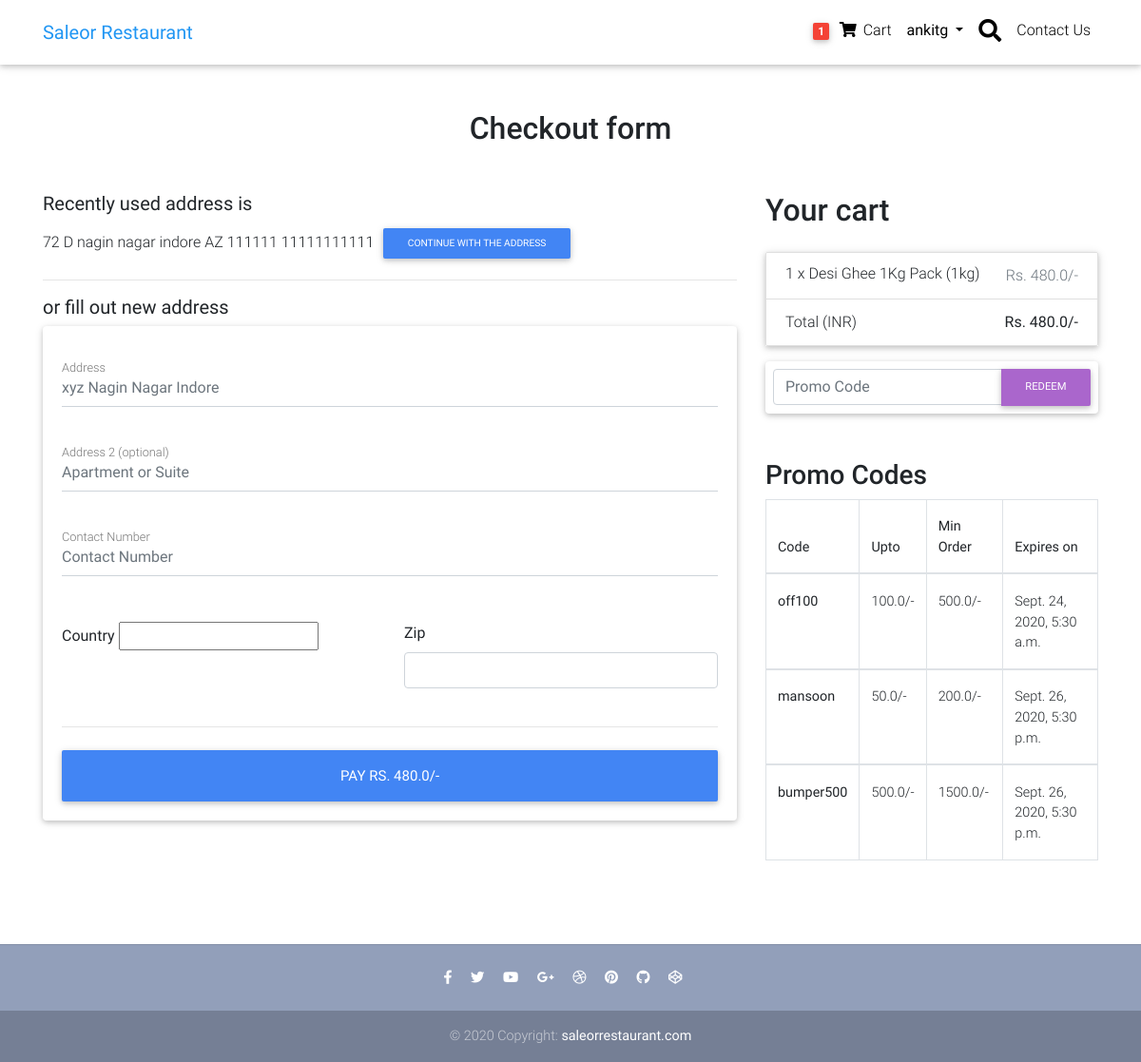
The app's page /checkout/ (signed in) with its own data.
### restaurant/models.py (models this page shows, shortened)
class Order(models.Model):
    user = models.ForeignKey(settings.AUTH_USER_MODEL, on_delete=models.CASCADE)
    ref_code = models.CharField(max_length=20, blank=True, null=True)
    items = models.ManyToManyField(OrderItem)
    order_date = models.DateTimeField()
    ordered = models.BooleanField(default=False)
    billing_address = models.ForeignKey('BillingAddress', on_delete=models.SET_NULL, blank=True, null=True)
    payment = models.ForeignKey('Payment', on_delete=models.SET_NULL, blank=True, null=True)
    paytm_payment_id = models.CharField(max_length=100, null=True, blank=True)
    coupon = models.ForeignKey('Coupon', on_delete=models.SET_NULL, blank=True, null=True)
    status = models.CharField(max_length=50, choices=order_status, default='not_accepted')
    refund_requested = models.BooleanField(default=False)
    refund_granted = models.BooleanField(default=False)
    refund_completed = models.BooleanField(default=False)
    def get_total(self):
        total = 0
        for order_item in self.items.all():
            total += order_item.get_final_price()
        if self.coupon:
            total -= self.coupon.amount
        return total

class BillingAddress(models.Model):
    user = models.ForeignKey(settings.AUTH_USER_MODEL, on_delete=models.CASCADE)
    street_address = models.CharField(max_length=100)
    apartment_address = models.CharField(max_length=100)
    contact_no = models.BigIntegerField(blank=True, null=True)
    country = CountryField(multiple=False)
    zipcode = models.CharField(max_length=10)
    class Meta:
        verbose_name_plural = 'Addresses'

class OrderItem(models.Model):
    user = models.ForeignKey(settings.AUTH_USER_MODEL, on_delete=models.CASCADE)
    item = models.ForeignKey(Item, on_delete=models.CASCADE)
    cartitem = models.IntegerField(default=1)
    ordered = models.BooleanField(default=False)
    def get_total_item_discount_price(self):
        return self.cartitem * self.item.discount_price
    def get_final_price(self):
        if self.item.discount_price:
            return self.get_total_item_discount_price()
        return self.get_total_item_price()

class Item(models.Model):
    title = models.CharField(max_length=100)
    price = models.FloatField()
    discount_price = models.FloatField(blank=True, null=True)
    veg_or_nonveg = models.CharField(choices=dish_type, max_length=20)
    quantity = models.CharField(choices=quantity, max_length=20)
    image_url = models.URLField()
    slug = models.SlugField()

class Coupon(models.Model):
    code = models.CharField(max_length=15)
    amount = models.FloatField()
    min_order_value = models.FloatField(default=10, null=True, blank=True)
    expire_in = models.DateTimeField()

### restaurant/views.py (the view, shortened to what this page needs)
# urls.py: path('checkout/', views.CheckoutView.as_view(), name="checkOut"),
class CheckoutView(LoginRequiredMixin, View):
    def get(self, *args, **kwargs):
        try:
            form = CheckoutForm()
            coupons = Coupon.objects.all()
            order = Order.objects.get(user=self.request.user, ordered=False)
            context = {
                'form': form,
                'order': order,
                'couponform': CouponForm(),
                'coupons': coupons
            }
            oldaddress = BillingAddress.objects.filter(user=self.request.user)
            if oldaddress.exists():
                context.update({'oldaddress': oldaddress[0]})
            if order.get_total() > 0:
                return render(self.request, 'restaurant/checkout-page.html', context)
            else:
                messages.warning(self.request, 'please add some items to your cart before checkout')
                return redirect('/')
        except ObjectDoesNotExist:
            messages.warning(self.request, 'please add some items to your cart before checkout')
            return redirect('restaurant:homePage')

### restaurant/forms.py
class CheckoutForm(forms.Form):
    street_address = forms.CharField(widget=forms.TextInput(attrs={
        'placeholder': 'xyz Nagin Nagar Indore',
        'class':'form-control'
    }))
    apartment_address = forms.CharField(required=False, widget=forms.TextInput(attrs={
        'placeholder': 'Apartment or Suite',
        'class':'form-control'
    }))
    contact_no = forms.IntegerField(widget=forms.TextInput(attrs={
        'placeholder': 'Contact Number',
        'class':'form-control'
    }))
    country = CountryField(blank_label='(Select Country)').formfield(
        widget=CountrySelectWidget(attrs={
            'class': 'custom-select d-block w-100'
    }))
    zipcode = forms.CharField(widget=forms.TextInput(attrs={
        'class': 'form-control',
    }))

class CouponForm(forms.Form):
    code = forms.CharField(widget=forms.TextInput(attrs={
        'placeholder': 'Promo Code',
        'class':'form-control',
        'aria-label':"Recipient's username",
        'aria-describedby':"basic-addon2"
    }))

### restaurant/templatetags/cart_template_tags.py (called while the page is built)
@register.filter
def cart_item_count(user):
    if user.is_authenticated:
        queryset = Order.objects.filter(user=user, ordered=False)
        if queryset.exists():
            return queryset[0].items.count()
    return 0

### templates/restaurant/checkout-page.html (shortened to what this page needs)
{% extends 'base.html' %}
{% block body %}
{% load crispy_forms_tags %}
<main>
  <div class="container wow fadeIn">
    <h2 class="my-5 h2 text-center">Checkout form</h2>
    <div class="row">
      <div class="col-md-8 mb-4">
        {% if oldaddress %}
        <h5><b> Recently used address is</b></h5>
        <form action="{% url 'restaurant:save_addr' %}" method="POST">{% csrf_token %}
        {{ oldaddress.street_address }} {{oldaddress.apartment_address}} {{oldaddress.country}}
          {{oldaddress.zipcode}} {{oldaddress.contact_no}}
          <button type="submit" class="btn btn-primary btn-sm">Continue with the address</button></p>
          <hr>
        <h5><b> or fill out new address</b></h5>
        </form>
        {% endif %}
        <div class="card">
          <form class="card-body" method="POST">
            <div class="md-form mb-5">
              {{form.street_address}}
              <label for="address" class="">Address</label>
            </div>
            <div class="md-form mb-5">
              {{form.apartment_address}}
              <label for="address-2" class="">Address 2 (optional)</label>
            </div>
            <div class="md-form mb-5">
              {{form.contact_no}}
              <label for="contact_no" class="">Contact Number</label>
            </div>
            <div class="row">
              <div class="col-lg-6 col-md-12 mb-4">
                <label for="country">Country</label>
                {{ form.country }}
              </div>
              <div class="col-lg-6 col-md-6 mb-4">
                <label for="zip">Zip</label>
                {{form.zipcode}}
              </div>
            </div>
            <hr class="mb-4">
            <form action="{% url 'restaurant:checkOut' %}" method="POST">{% csrf_token %}
              <button class="btn btn-primary btn-lg btn-block" type="submit">Pay Rs. {{order.get_total}}/-</button>
            </form>
          </form>
        </div>
      </div>
      <div class="col-md-4 mb-4">
        <h4 class="d-flex justify-content-between align-items-center mb-3">
          <span class="h2">Your cart</span>
        </h4>
        <ul class="list-group mb-3 z-depth-1">
          {% for order_item in order.items.all %}
          <li class="list-group-item d-flex justify-content-between lh-condensed">
            <div>
              <h6 class="my-0">{{ order_item.cartitem }} x {{ order_item.item.title}} ({{order_item.item.quantity}})
              </h6>
            </div>
            <span class="text-muted"> Rs. {{ order_item.get_final_price }}/-</span>
          </li>
          {% endfor %}
          <li class="list-group-item d-flex justify-content-between">
            <span>Total (INR)</span>
            <strong>Rs. {{order.get_total}}/-</strong>
          </li>
        </ul>
        <form class="card p-2" action="{% url 'restaurant:add-coupon' %}" method="POST">
          <div class="input-group">
            {{couponform.code}}
            <div class="input-group-append">
              <button class="btn btn-secondary btn-md waves-effect m-0" type="submit">Redeem</button>
            </div>
          </div>
        </form>
        <h4 class="mt-5 h3">Promo Codes</h4>
        <section class="mb-4 mt-2">
          <div class="row fadeIn wow">
              <div class="col-sm-12 col-lg-12">
                  <table class="table table-bordered">
                      <thead>
                        <tr>
                          <th scope="col">Code</th>
                          <th scope="col">Upto</th>
                          <th scope="col">Min Order</th>
                          <th scope="col">Expires on</th>
                        </tr>
                      </thead>
                      {% for coupon in coupons %}
                      <tbody>
                        <tr>
                          <td><b>{{coupon.code}}</b></td>
                          <td>{{coupon.amount}}/-</td>
                          <td>{{coupon.min_order_value}}/-</td>
                          <td>{{coupon.expire_in}}</td>
                        </tr>
                      </tbody>
                      {% endfor %}
                    </table>
              </div>
          </div>
      </section>
      </div>
    </div>
  </div>
</main>
{% endblock body %}

### templates/base.html (shortened to what this page needs)
<!DOCTYPE html>
<html lang="en">
{% load static %}
{% load cart_template_tags %}
{% load socialaccount %}
<head>
  <link rel="stylesheet" href="https://use.fontawesome.com/releases/v5.11.2/css/all.css">
  <link href="{% static 'css/bootstrap.min.css' %}" rel="stylesheet">
  <link href="{% static 'css/mdb.min.css' %}" rel="stylesheet">
  <link href="{% static 'css/style.min.css' %}" rel="stylesheet">
</head>
<body>
  <nav class="navbar navbar-expand-lg navbar-light white scrolling-navbar">
    <div class="container">
      <a class="navbar-brand waves-effect" href="{% url 'restaurant:homePage' %}">
        <strong class="blue-text">Saleor Restaurant</strong>
      </a>
      <div class="collapse navbar-collapse" id="navbarSupportedContent">
        <ul class="navbar-nav">
          {% if request.user.is_authenticated %}
          <li class="nav-item">
            <a class="nav-link" href="{% url 'restaurant:order-summary' %}">
              <span class="badge red z-depth-1 mr-1"> {{request.user|cart_item_count}} </span>
              <i class="fas fa-shopping-cart"></i>
              <span class="clearfix"> Cart </span>
            </a>
          </li>
          <li class="nav-item">
            <div class="dropdown show">
              <a class="nav-link dropdown-toggle" href="#" role="button" id="dropdownMenuLink" data-toggle="dropdown"
                aria-haspopup="true" aria-expanded="false">
                <b>{{request.user.username}}</b>
              </a>
            </div>
          </li>
          {% endif %}
          <li class="nav-item">
              <a class="nav-link waves-effect" data-toggle="modal" data-target="#exampleModal">
                <i class="fa fa-search" style="font-size: x-large;" aria-hidden="true"></i>
              </a>
          </li>
          <li class="nav-item">
            <a class="nav-link" href="{% url 'restaurant:contact-us' %}">
              <span class="clearfix"> Contact Us </span>
            </a>
          </li>
        </ul>
      </div>
    </div>
  </nav>
  {% block body %}
  {% endblock body %}
  <footer class="page-footer text-center font-small mt-4 wow fadeIn">
    <hr class="my-4">
    <div class="pb-4">
      <a href="#" target="_blank">
        <i class="fab fa-facebook-f mr-3"></i>
      </a>
      <a href="#" target="_blank">
        <i class="fab fa-twitter mr-3"></i>
      </a>
      <a href="#" target="_blank">
        <i class="fab fa-youtube mr-3"></i>
      </a>
      <a href="#" target="_blank">
        <i class="fab fa-google-plus-g mr-3"></i>
      </a>
      <a href="#" target="_blank">
        <i class="fab fa-dribbble mr-3"></i>
      </a>
      <a href="#" target="_blank">
        <i class="fab fa-pinterest mr-3"></i>
      </a>
      <a href="#" target="_blank">
        <i class="fab fa-github mr-3"></i>
      </a>
      <a href="#" target="_blank">
        <i class="fab fa-codepen mr-3"></i>
      </a>
    </div>
    <div class="footer-copyright py-3">
      © 2020 Copyright:
      <a href="/"><b>saleorrestaurant.com</b> </a>
    </div>
  </footer>
  {% load static %}
</body>
</html>

### templates/base.html (style rules this page uses)
html, body, header, .carousel { height: 60vh; }

### records on screen
BillingAddress: street_address "72 D nagin nagar indore", country "AZ", zipcode "111111", contact_no "11111111111"
Order: get_total "480.0"
OrderItem: cartitem "1", item "Desi Ghee 1Kg Pack", item.quantity "1kg", get_final_price "480.0"
Coupon: code "off100", amount "100.0", min_order_value "500.0", expire_in "Sept. 24, 2020, 5:30 a.m."
Coupon: code "mansoon", amount "50.0", min_order_value "200.0", expire_in "Sept. 26, 2020, 5:30 p.m."
Coupon: code "bumper500", amount "500.0", min_order_value "1500.0", expire_in "Sept. 26, 2020, 5:30 p.m."

### other values on screen
{{ request.user|cart_item_count }} "1"
{{ request.user.username }} "ankitg"
